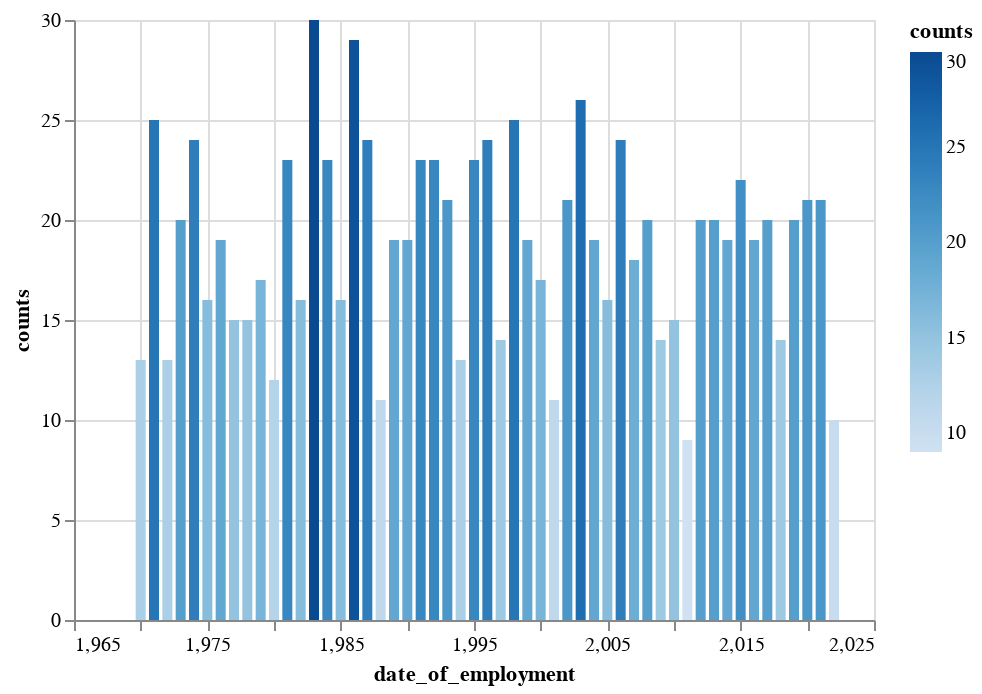

Source (notebook cell):
### Markdown cell above
# chart2

### Code cell
data = pd.DataFrame(workers, columns=['date_of_employment'])
data = data.groupby(data['date_of_employment'].map(lambda x: pd.Timestamp(x).year)).count()
data = data.rename(columns={'date_of_employment': 'counts'})
data["counts"] = data["counts"].astype('int32')
data = data.reset_index(level=0)
alt.Chart(data).mark_bar(orient='vertical').encode(
    alt.X('date_of_employment'), y='counts', color='counts'
)

### Figure 1 — Vega-Lite specification as saved in the notebook (floating-point values rounded to 4 significant figures)
{"config": {"view": {"continuousWidth": 400, "continuousHeight": 300}}, "data": {"name": "data-8145a476cc714990c26873392d828efb"}, "mark": {"type": "bar", "orient": "vertical"}, "encoding": {"color": {"field": "counts", "type": "quantitative"}, "x": {"field": "date_of_employment", "type": "quantitative"}, "y": {"field": "counts", "type": "quantitative"}}, "$schema": "https://vega.github.io/schema/vega-lite/v4.17.0.json", "datasets": {"data-8145a476cc714990c26873392d828efb": [{"date_of_employment": 1970, "counts": 13}, {"date_of_employment": 1971, "counts": 25}, {"date_of_employment": 1972, "counts": 13}, {"date_of_employment": 1973, "counts": 20}, {"date_of_employment": 1974, "counts": 24}, {"date_of_employment": 1975, "counts": 16}, {"date_of_employment": 1976, "counts": 19}, {"date_of_employment": 1977, "counts": 15}, {"date_of_employment": 1978, "counts": 15}, {"date_of_employment": 1979, "counts": 17}, {"date_of_employment": 1980, "counts": 12}, {"date_of_employment": 1981, "counts": 23}, {"date_of_employment": 1982, "counts": 16}, {"date_of_employment": 1983, "counts": 30}, {"date_of_employment": 1984, "counts": 23}, {"date_of_employment": 1985, "counts": 16}, {"date_of_employment": 1986, "counts": 29}, {"date_of_employment": 1987, "counts": 24}, {"date_of_employment": 1988, "counts": 11}, {"date_of_employment": 1989, "counts": 19}, {"date_of_employment": 1990, "counts": 19}, {"date_of_employment": 1991, "counts": 23}, {"date_of_employment": 1992, "counts": 23}, {"date_of_employment": 1993, "counts": 21}, {"date_of_employment": 1994, "counts": 13}, {"date_of_employment": 1995, "counts": 23}, {"date_of_employment": 1996, "counts": 24}, {"date_of_employment": 1997, "counts": 14}, {"date_of_employment": 1998, "counts": 25}, {"date_of_employment": 1999, "counts": 19}, {"date_of_employment": 2000, "counts": 17}, {"date_of_employment": 2001, "counts": 11}, {"date_of_employment": 2002, "counts": 21}, {"date_of_employment": 2003, "counts": 26}, {"date_of_employment": 2004, "counts": 19}, {"date_of_employment": 2005, "counts": 16}, {"date_of_employment": 2006, "counts": 24}, {"date_of_employment": 2007, "counts": 18}, {"date_of_employment": 2008, "counts": 20}, {"date_of_employment": 2009, "counts": 14}, {"date_of_employment": 2010, "counts": 15}, {"date_of_employment": 2011, "counts": 9}, {"date_of_employment": 2012, "counts": 20}, {"date_of_employment": 2013, "counts": 20}, {"date_of_employment": 2014, "counts": 19}, {"date_of_employment": 2015, "counts": 22}, {"date_of_employment": 2016, "counts": 19}, {"date_of_employment": 2017, "counts": 20}, {"date_of_employment": 2018, "counts": 14}, {"date_of_employment": 2019, "counts": 20}, {"date_of_employment": 2020, "counts": 21}, {"date_of_employment": 2021, "counts": 21}, {"date_of_employment": 2022, "counts": 10}]}}
